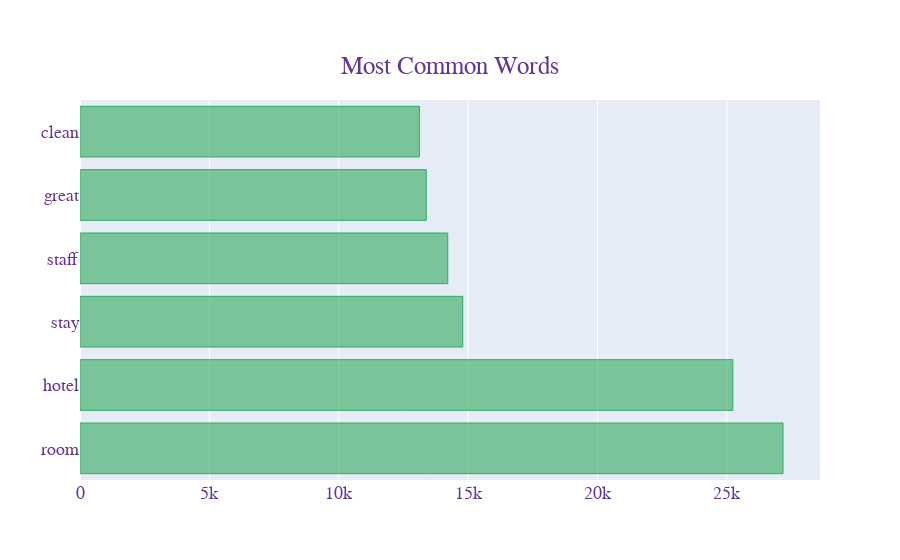

Notebook cell for this chart:
### Code cell
texts = df['tokenized_review']
new = texts.str.split()
new = new.values.tolist()
corpus = [word for i in new for word in i]
counter = Counter(corpus)
most = counter.most_common()
x, y = [], []
for word, count in most[:30]:
    if word not in stopWords_nltk:
        x.append(word)
        y.append(count)

fig = go.Figure(go.Bar(
            x=y,
            y=x,
            orientation='h',  marker=dict(
        color='rgba(50, 171, 96, 0.6)',
        line=dict(
            color='rgba(50, 171, 96, 1.0)',
            width=1),
    ),
    name='Most common Word',))

fig.update_layout( title={
        'text': "Most Common Words",
        'y':0.9,
        'x':0.5,
        'xanchor': 'center',
        'yanchor': 'top'}, font=dict(
        family="Courier New, monospace",
        size=18,
        color="RebeccaPurple"
    ))

fig.show()

### Figure 1 — Plotly figure (JSON) as saved in the notebook; plotly's stock layout.template omitted (floating-point values rounded to 4 significant figures)
{"data": [{"marker": {"color": "rgba(50, 171, 96, 0.6)", "line": {"color": "rgba(50, 171, 96, 1.0)", "width": 1}}, "name": "Most common Word", "orientation": "h", "type": "bar", "x": [27167, 25229, 14791, 14212, 13382, 13118], "y": ["room", "hotel", "stay", "staff", "great", "clean"]}], "layout": {"font": {"color": "RebeccaPurple", "family": "Courier New, monospace", "size": 18}, "title": {"text": "Most Common Words", "x": 0.5, "xanchor": "center", "y": 0.9, "yanchor": "top"}}}
